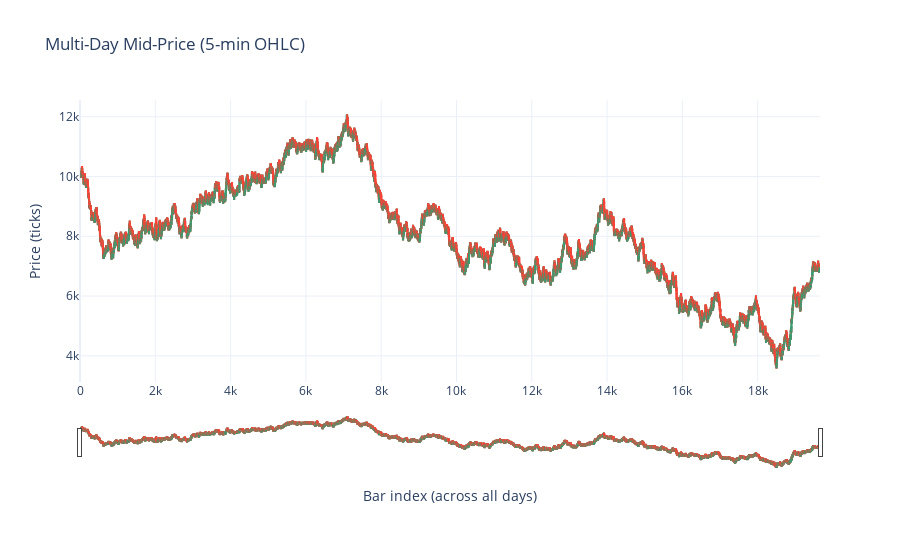

Write notebook code for a chart like this one.
### Code cell
fig_multi = go.Figure(
    data=go.Candlestick(
        x=combined["bar_idx"],
        open=combined["open"],
        high=combined["high"],
        low=combined["low"],
        close=combined["close"],
        name="Mid-price (5min bars)",
    ),
    layout=go.Layout(
        title="Multi-Day Mid-Price (5-min OHLC)",
        xaxis=dict(
            title="Bar index (across all days)",
            rangeslider=dict(visible=True),
        ),
        yaxis=dict(title="Price (ticks)"),
        height=550,
        template="plotly_white",
    ),
)
fig_multi.show()

### Figure 1 — Plotly figure (JSON) as saved in the notebook; plotly's stock layout.template omitted (floating-point values rounded to 4 significant figures; data arrays with more than 128 entries replaced by an {"elided": "..."} marker saying what was removed)
{"data": [{"close": {"elided": "19656 float values"}, "high": {"elided": "19656 float values"}, "low": {"elided": "19656 float values"}, "name": "Mid-price (5min bars)", "open": {"elided": "19656 float values"}, "type": "candlestick", "x": {"elided": "19656 int values"}}], "layout": {"height": 550, "title": {"text": "Multi-Day Mid-Price (5-min OHLC)"}, "xaxis": {"rangeslider": {"visible": true}, "title": {"text": "Bar index (across all days)"}}, "yaxis": {"title": {"text": "Price (ticks)"}}}}
